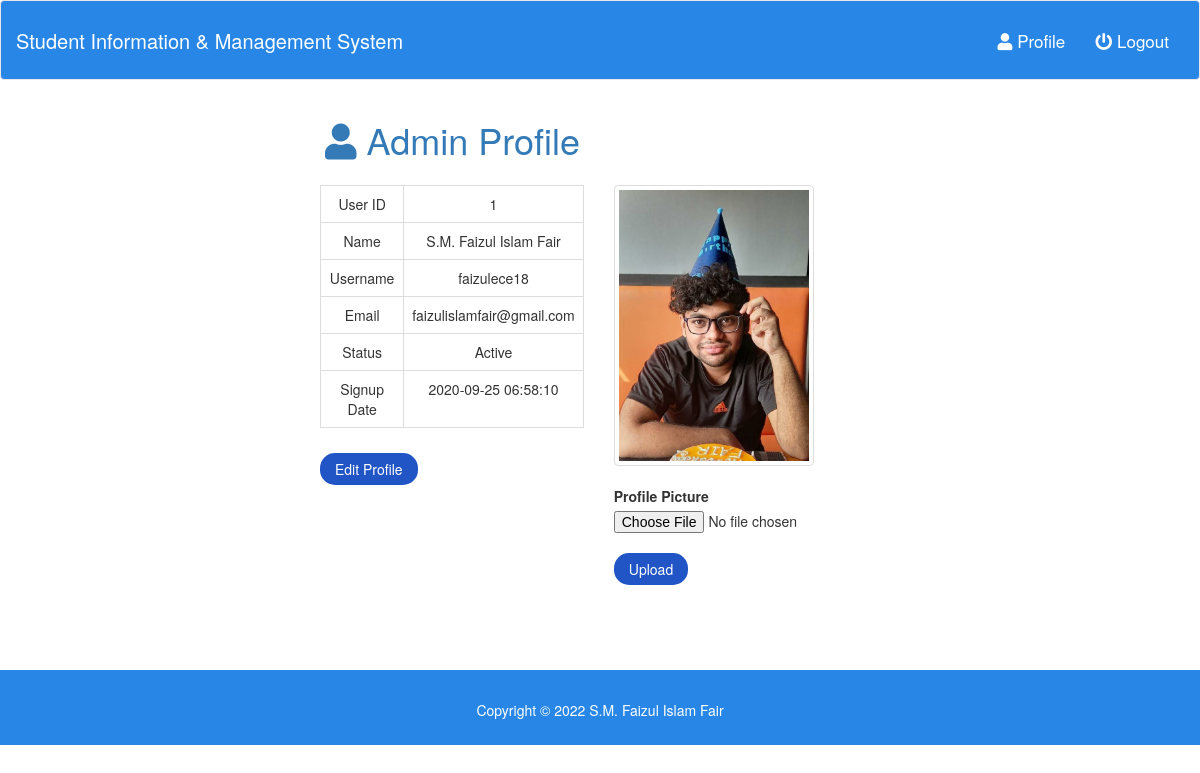
The page /admin/index.php?page=user-profile (signed in) on the database its author committed.
### tables this page shows
CREATE TABLE `users` (
  `id` int(5) NOT NULL,
  `name` varchar(50) NOT NULL,
  `email` varchar(50) NOT NULL,
  `username` varchar(50) NOT NULL,
  `password` varchar(100) NOT NULL,
  `photo` varchar(50) NOT NULL,
  `status` varchar(10) NOT NULL,
  `datetime` timestamp NOT NULL DEFAULT current_timestamp()
);

### admin/user-profile.php (the view, shortened to what this page needs)
<h1 style="margin-left: 295px;" class="text-primary"><i class="fa fa-user"></i> Admin Profile</h1>
<?php
$session_user = $_SESSION['user_login'];
$user_data = mysqli_query($link, "SELECT * FROM `users` WHERE `username` = '$session_user'");
$user_row = mysqli_fetch_assoc($user_data);
?>
<div style="margin-top:25px; margin-left:275px;" class="row">
  <div class="col-sm-6">
    <table class="table table-bordered">
      <tr>
        <td>User ID</td>
        <td><?= $user_row['id']; ?></td>
      </tr>
      <tr>
        <td>Name</td>
        <td><?=  ucwords($user_row['name']); ?></td>
      </tr>
      <tr>
        <td>Username</td>
        <td><?= $user_row['username']; ?></td>
      </tr>
      <tr>
        <td>Email</td>
        <td><?= $user_row['email']; ?></td>
      </tr>
      <tr>
        <td>Status</td>
        <td><?= ucwords($user_row['status']); ?></td>
      </tr>
      <tr>
        <td>Signup Date</td>
        <td><?= $user_row['datetime']; ?></td>
      </tr>
    </table>
    <a href="index.php?page=update-user&id=<?php echo base64_encode($user_row['id']); ?>" style="margin-top:25px;" class="btn btn-primary">Edit Profile</a>
  </div>
  <div class="col-sm-6">
    <a href="">
      <img style="width:200px; height=250px;" class="img-thumbnail img-sm" src="images/<?= $user_row['photo'] ?>" alt="Thumbnail">
    </a>
    <br> <br>
    <form action="" enctype="multipart/form-data" method="POST">
      <label for="photo">Profile Picture</label>
      <input type="file" name="photo" required="" id="photo">
      <br>
      <input type="submit" name="upload" value="Upload" class="btn btn-primary">
    </form>
  </div>
</div>

### css/style.css (style rules this page uses)
body { padding: 0; margin: 0; box-sizing: border-box; overflow-x: hidden; }

### css/btn.css (style rules this page uses)
.btn-primary, .btn-primary:active, .btn-primary:visited { background-color: #2155c5; color: white; border-radius: 15px; border:none; transition: 0.2s; font-weight: 450; padding-left: 15px; padding-right: 15px; }
.table { margin: auto; }
.table > tbody > tr > td, .table > tbody > tr > th, .table > tfoot > tr > td, .table > tfoot > tr > th, .table > thead > tr > td, .table > thead > tr > th { margin-top: 10px; text-align: center; }

### rows shown on the page
users: id "1", name "S.M. Faizul Islam Fair", username "faizulece18", email "faizulislamfair@gmail.com", status "Active", datetime "2020-09-25 06:58:10", photo (picture)
